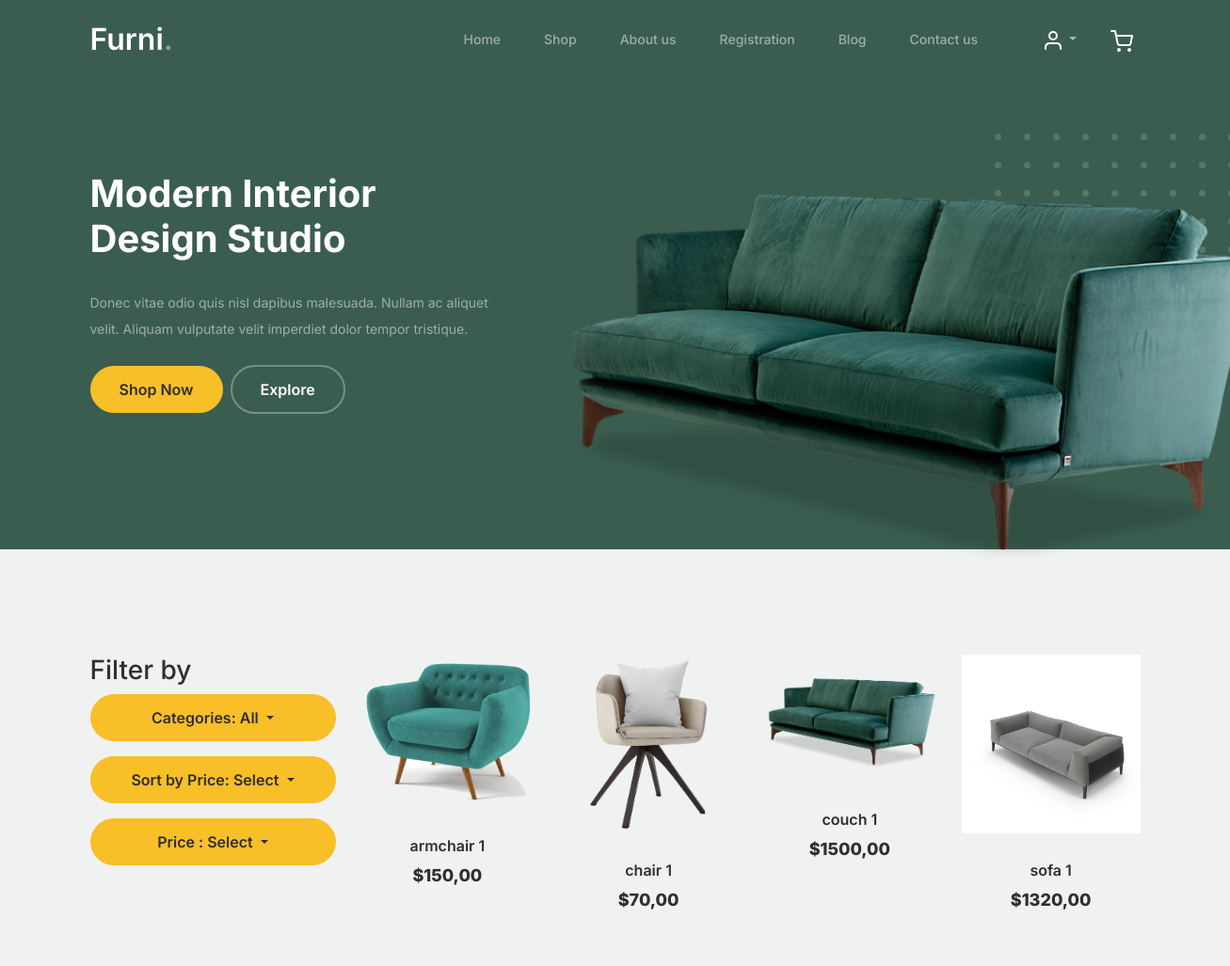
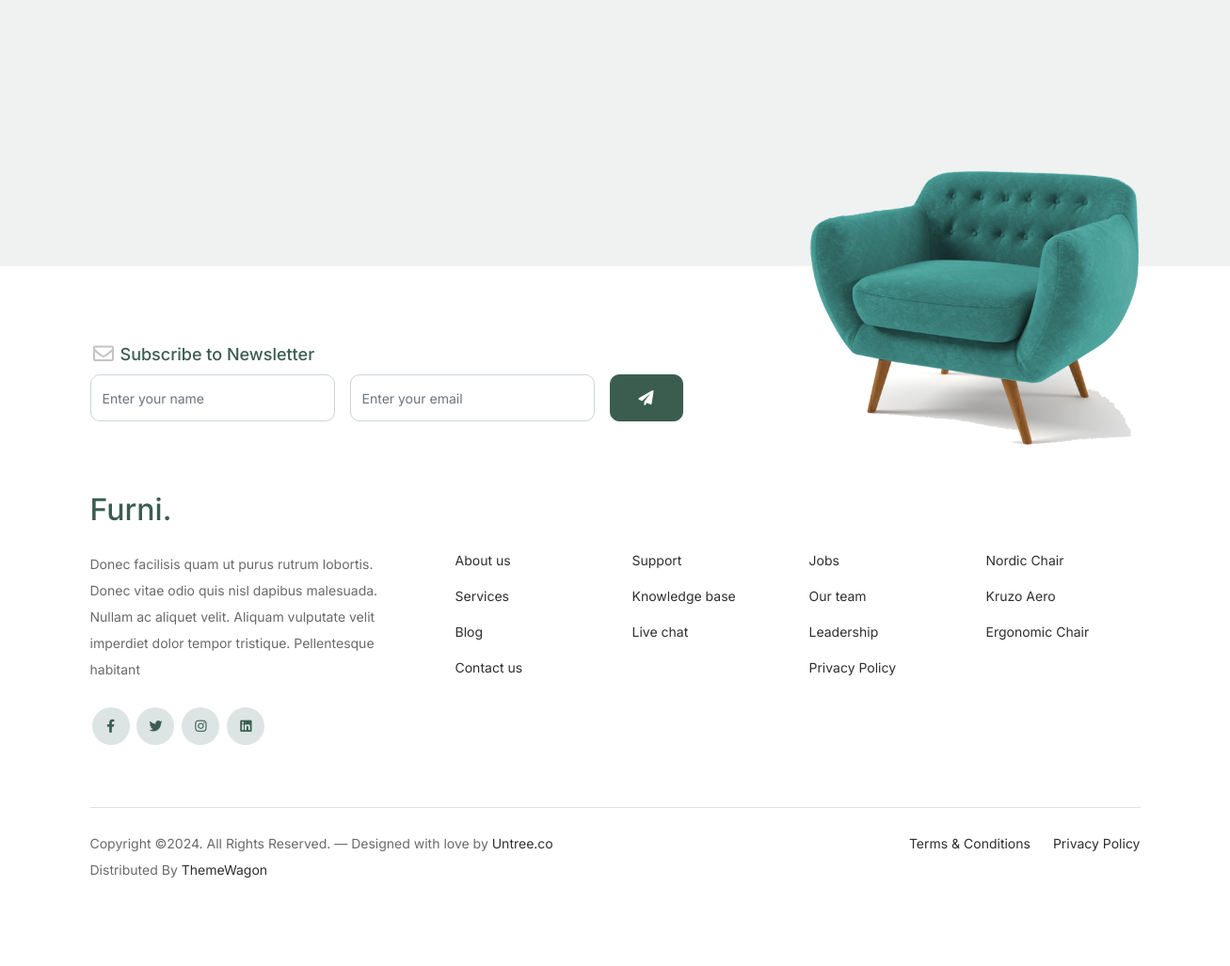
The app's page /shop/ with its own data (2 pictures, top to bottom).
### shop/models.py (models this page shows, shortened)
class Product(models.Model):
    category = models.ForeignKey(Category, related_name='products', on_delete=models.CASCADE)
    name = models.CharField(max_length=200, db_index=True)
    slug = models.SlugField(max_length=200, db_index=True)
    image = models.ImageField(upload_to='products/%Y/%m/%d', blank=True)
    description = models.TextField(blank=True)
    price = models.DecimalField(max_digits=10, decimal_places=2)
    stock = models.PositiveIntegerField()
    available = models.BooleanField(default=True)
    created = models.DateTimeField(auto_now_add=True)
    updated = models.DateTimeField(auto_now=True)
    class Meta:
        ordering = ('name',)
        index_together = (('id', 'slug'),)
    def get_absolute_url(self):
        return reverse('shop:product_detail',
                       args=[self.id, self.slug])

### shop/views.py (the view)
# urls.py: path('shop/', views.product_list, name='product_list'),
def product_list(request):
    products = Product.objects.all()
    category_slug = request.GET.get('category')
    if category_slug:
        products = products.filter(category__slug=category_slug)
    price_sort = request.GET.get('price_sort')
    if price_sort == 'asc':
        products = products.order_by('price')
    elif price_sort == 'desc':
        products = products.order_by('-price')
    price_range = request.GET.get('price_range')
    if price_range == 'under-500':
        products = products.filter(price__lt=500)
    elif price_range == '500-1000':
        products = products.filter(price__gte=500, price__lte=1000)
    elif price_range == 'over-1000':
        products = products.filter(price__gt=1000)
    context = {
        'products': products,
        'categories': Category.objects.all(),
        'category': Category.objects.filter(slug=category_slug).first() if category_slug else None,
        'price_sort': price_sort,
        'price_range': price_range,
    }
    return render(request, 'shop/shop_list.html', context)

### shopping_cart/cart.py (called while the page is built)
    def __len__(self):
        return sum(item['quantity'] for item in self.cart.values())

    def get_total_quantity(self):
        return self.__len__()

### shopping_cart/context_processors.py (called while the page is built)
def cart(request):
    return {'cart': Cart(request)}

### templates/shop/shop_list.html (shortened to what this page needs)
{% extends 'shop/base.html' %}
{% load static %}
{% block content %}
<div class="untree_co-section product-section before-footer-section">
    <div class="container">
        <div class="row">
            <div class="col-12 col-md-4 col-lg-3 mb-5">
                <h3 class="section-title">Filter by</h3>
                <div class="dropdown mb-3">
                    <button class="btn btn-secondary dropdown-toggle w-100" type="button" id="categoriesDropdown" data-bs-toggle="dropdown" aria-expanded="false">
                        Categories: {% if category %}{{ category.name }}{% else %}All{% endif %}
                    </button>
                </div>
                <div class="dropdown mb-3">
                    <button class="btn btn-secondary dropdown-toggle w-100" type="button" id="priceSortDropdown" data-bs-toggle="dropdown" aria-expanded="false">
                        Sort by Price: {% if request.GET.price_sort == 'asc' %}Lowest price{% elif request.GET.price_sort == 'desc' %}Highest price{% else %}Select{% endif %}
                    </button>
                </div>
                <div class="dropdown">
                    <button class="btn btn-secondary dropdown-toggle w-100" type="button" id="priceRangeDropdown" data-bs-toggle="dropdown" aria-expanded="false">
                        Price : {% if request.GET.price_range == 'under-500' %}Under $500{% elif request.GET.price_range == '500-1000' %}$500 - $1000{% elif request.GET.price_range == 'over-1000' %}Over $1000{% else %}Select{% endif %}
                    </button>
                </div>
            </div>
            <div class="col-12 col-md-8 col-lg-9 mb-5">
                <div class="row">
                    {% for product in products %}
                        <div class="col-12 col-md-4 col-lg-3 mb-5">
                            <a class="product-item" href="{{ product.get_absolute_url }}">
                                <img src="{% if product.image %}{{ product.image.url }}{% else %}{% static 'img/no_image.png' %}{% endif %}" class="img-fluid product-thumbnail">
                                <h3 class="product-title">{{ product.name }}</h3>
                                <strong class="product-price">${{ product.price }}</strong>
                            </a>
                        </div>
                    {% endfor %}
                </div>
            </div>
        </div>
    </div>
</div>
{% endblock %}

### static/shop/css/style.css (style rules this page uses)
body { overflow-x: hidden; position: relative; }
body { font-family: "Inter", sans-serif; font-weight: 400; line-height: 28px; color: #6a6a6a; font-size: 14px; background-color: #eff2f1; }
a { text-decoration: none; -webkit-transition: .3s all ease; -o-transition: .3s all ease; transition: .3s all ease; color: #2f2f2f; text-decoration: underline; }
.btn { font-weight: 600; padding: 12px 30px; border-radius: 30px; color: #ffffff; background: #2f2f2f; border-color: #2f2f2f; }
.btn.btn-secondary { color: #2f2f2f; background: #f9bf29; border-color: #f9bf29; }
.section-title { color: #2f2f2f; }
.product-section { padding: 7rem 0; }
.product-section .product-item { text-align: center; text-decoration: none; display: block; position: relative; padding-bottom: 50px; cursor: pointer; }
.product-section .product-item .product-thumbnail { margin-bottom: 30px; position: relative; top: 0; -webkit-transition: .3s all ease; -o-transition: .3s all ease; transition: .3s all ease; }
.product-section .product-item h3 { font-weight: 600; font-size: 16px; }
.product-section .product-item strong { font-weight: 800 !important; font-size: 18px !important; }
.product-section .product-item h3, .product-section .product-item strong { color: #2f2f2f; text-decoration: none; }
.product-section .product-item:before { bottom: 0; left: 0; right: 0; position: absolute; content: ""; background: #dce5e4; height: 0%; z-index: -1; border-radius: 10px; -webkit-transition: .3s all ease; -o-transition: .3s all ease; transition: .3s all ease; }
.before-footer-section { padding: 7rem 0 12rem 0 !important; }
.untree_co-section { padding: 7rem 0; }

### records on screen
Product: image (picture), name "armchair 1", price "150,00"
Product: image (picture), name "chair 1", price "70,00"
Product: image (picture), name "couch 1", price "1500,00"
Product: image (picture), name "sofa 1", price "1320,00"
